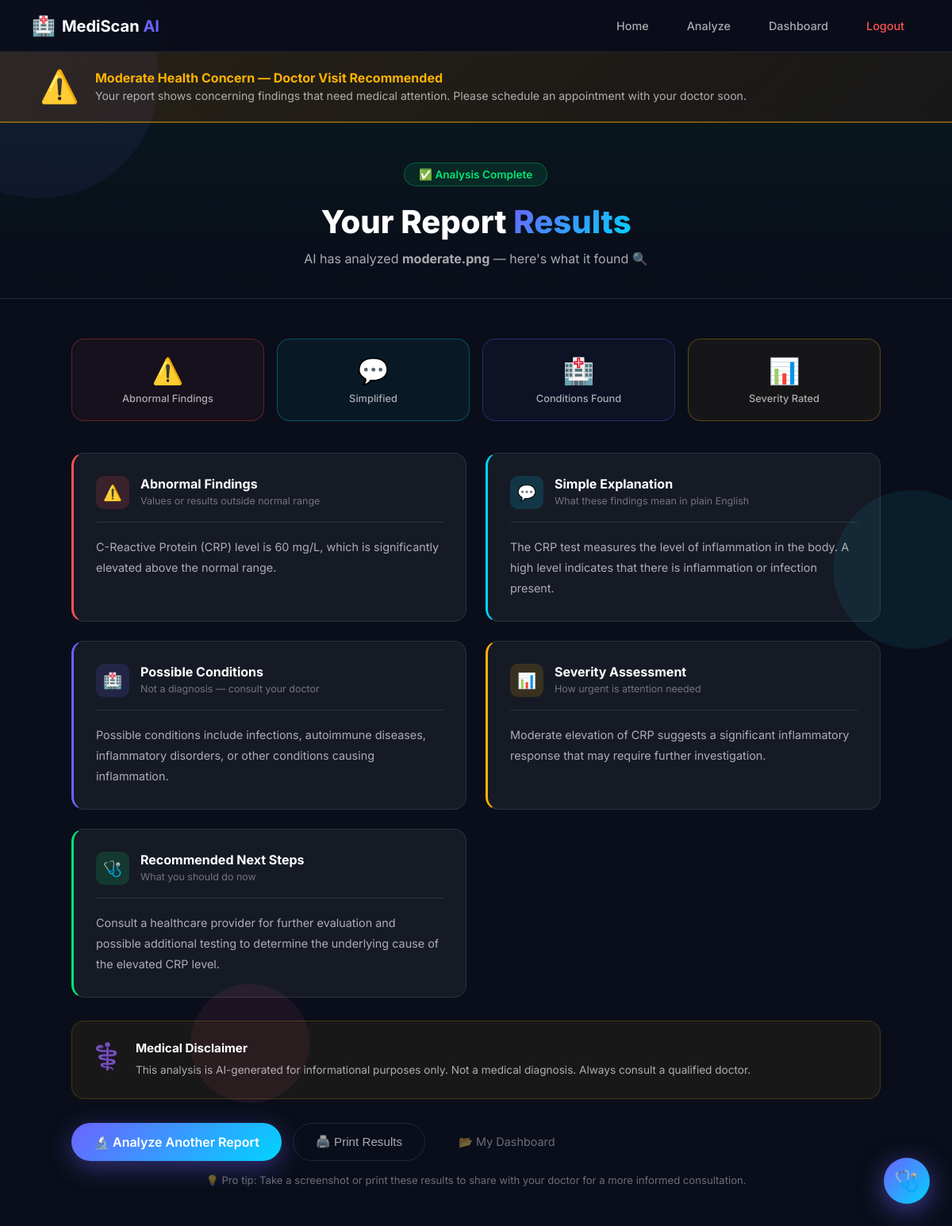
The app's page /report/20 (signed in) with its own data.
### tables this page shows
CREATE TABLE reports (
            id              INTEGER PRIMARY KEY AUTOINCREMENT,
            user_id         INTEGER NOT NULL,
            filename        TEXT,
            file_path       TEXT,
            report_text     TEXT,
            abnormal_findings   TEXT,
            simple_explanation  TEXT,
            possible_conditions TEXT,
            severity            TEXT,
            next_steps          TEXT,
            disclaimer          TEXT,
            raw_response        TEXT,
            severity_level      INTEGER DEFAULT 0,
            uploaded_at         TEXT DEFAULT (datetime('now')),
            FOREIGN KEY(user_id) REFERENCES users(id)
        );

### app.py (the view)
@app.route("/report/<int:report_id>")
@login_required
def view_report(report_id):
    conn = get_db()
    report = conn.execute(
        "SELECT * FROM reports WHERE id=? AND user_id=?",
        (report_id, session["user_id"])
    ).fetchone()
    conn.close()
    if not report:
        flash("Report not found.", "danger")
        return redirect(url_for("dashboard"))
    data = dict(report)
    data["raw"] = data.get("raw_response", "")
    return render_template("result.html", data=data)

### app.py (called while the page is built)
def get_db():
    conn = sqlite3.connect(DB_PATH)
    conn.row_factory = sqlite3.Row
    return conn

def login_required(f):
    @wraps(f)
    def decorated(*args, **kwargs):
        if "user_id" not in session:
            flash("Please log in to continue.", "warning")
            return redirect(url_for("login"))
        return f(*args, **kwargs)
    return decorated

### templates/result.html (shortened to what this page needs)
<!DOCTYPE html>
<html lang="en">
<head>
    <link rel="stylesheet" href="{{ url_for('static', filename='style.css') }}">
</head>
<body class="result-page">
<div class="bg-particles">
    <div class="particle"></div><div class="particle"></div><div class="particle"></div>
</div>
<nav class="navbar">
    <div class="nav-brand">
        <a href="/" style="text-decoration:none;display:flex;align-items:center;gap:8px;">
            <span class="nav-icon">🏥</span>
            <span class="nav-title">MediScan <span class="highlight">AI</span></span>
        </a>
    </div>
    <div class="nav-links">
        <a href="/" class="nav-link">Home</a>
        <a href="/analyze" class="nav-link">Analyze</a>
        <a href="/dashboard" class="nav-link">Dashboard</a>
        <a href="/logout" class="nav-link logout-link">Logout</a>
    </div>
</nav>
{% if data.severity_level == 3 %}
<div class="safety-warning-banner animate-pop">
    <div class="safety-warning-inner">
        <div class="safety-icon">🚨</div>
        <div class="safety-text">
            <strong>Critical Health Alert — Immediate Attention Required</strong>
            <p>Your report indicates a severe or critical condition. Please visit the nearest hospital or emergency room immediately. Do not delay seeking professional medical care.</p>
        </div>
        <div class="safety-actions">
            <a href="tel:112" class="btn-emergency">📞 Call Emergency</a>
            <a href="https://www.google.com/maps/search/hospital+near+me" target="_blank" class="btn-hospital">🏥 Find Nearest Hospital</a>
        </div>
    </div>
</div>
{% elif data.severity_level == 2 %}
<div class="safety-warning-banner moderate-banner animate-pop">
    <div class="safety-warning-inner">
        <div class="safety-icon">⚠️</div>
        <div class="safety-text">
            <strong>Moderate Health Concern — Doctor Visit Recommended</strong>
            <p>Your report shows concerning findings that need medical attention. Please schedule an appointment with your doctor soon.</p>
        </div>
    </div>
</div>
{% endif %}
<div class="result-header">
    <div class="result-header-content">
        <div class="success-badge animate-pop">✅ Analysis Complete</div>
        <h1>Your Report <span class="gradient-text">Results</span></h1>
        <p>AI has analyzed <strong>{{ data.filename }}</strong> — here's what it found 🔍</p>
    </div>
</div>
<div class="results-container">
    <div class="summary-row animate-slide-up">
        <div class="summary-card red">
            <div class="summary-card-icon">⚠️</div>
            <div class="summary-card-label">Abnormal Findings</div>
        </div>
        <div class="summary-card blue">
            <div class="summary-card-icon">💬</div>
            <div class="summary-card-label">Simplified</div>
        </div>
        <div class="summary-card purple">
            <div class="summary-card-icon">🏥</div>
            <div class="summary-card-label">Conditions Found</div>
        </div>
        <div class="summary-card orange">
            <div class="summary-card-icon">📊</div>
            <div class="summary-card-label">Severity Rated</div>
        </div>
    </div>
    <div class="results-grid">
        {% if data.abnormal_findings %}
        <div class="result-section-card abnormal animate-card" style="animation-delay:0.1s">
            <div class="section-card-header">
                <div class="section-icon-wrap red-bg">⚠️</div>
                <div><h3>Abnormal Findings</h3><p>Values or results outside normal range</p></div>
            </div>
            <div class="section-card-body">{{ data.abnormal_findings | replace('\n','<br>') | safe }}</div>
        </div>
        {% endif %}
        {% if data.simple_explanation %}
        <div class="result-section-card explanation animate-card" style="animation-delay:0.2s">
            <div class="section-card-header">
                <div class="section-icon-wrap blue-bg">💬</div>
                <div><h3>Simple Explanation</h3><p>What these findings mean in plain English</p></div>
            </div>
            <div class="section-card-body">{{ data.simple_explanation | replace('\n','<br>') | safe }}</div>
        </div>
        {% endif %}
        {% if data.possible_conditions %}
        <div class="result-section-card conditions animate-card" style="animation-delay:0.3s">
            <div class="section-card-header">
                <div class="section-icon-wrap purple-bg">🏥</div>
                <div><h3>Possible Conditions</h3><p>Not a diagnosis — consult your doctor</p></div>
            </div>
            <div class="section-card-body">{{ data.possible_conditions | replace('\n','<br>') | safe }}</div>
        </div>
        {% endif %}
        {% if data.severity %}
        <div class="result-section-card severity animate-card" style="animation-delay:0.4s">
            <div class="section-card-header">
                <div class="section-icon-wrap orange-bg">📊</div>
                <div><h3>Severity Assessment</h3><p>How urgent is attention needed</p></div>
            </div>
            <div class="section-card-body">{{ data.severity | replace('\n','<br>') | safe }}</div>
        </div>
        {% endif %}
        {% if data.next_steps %}
        <div class="result-section-card next-steps animate-card" style="animation-delay:0.5s">
            <div class="section-card-header">
                <div class="section-icon-wrap green-bg">🩺</div>
                <div><h3>Recommended Next Steps</h3><p>What you should do now</p></div>
            </div>
            <div class="section-card-body">{{ data.next_steps | replace('\n','<br>') | safe }}</div>
        </div>
        {% endif %}
    </div>
    <div class="result-disclaimer animate-card" style="animation-delay:0.6s">
        <div class="disclaimer-icon">⚕️</div>
        <div class="disclaimer-text">
            <strong>Medical Disclaimer</strong>
            <p>{% if data.disclaimer %}{{ data.disclaimer }}{% else %}This analysis is generated by AI and is for <strong>informational purposes only</strong>. It is NOT a medical diagnosis. Always consult a qualified healthcare professional before making any medical decisions.{% endif %}</p>
        </div>
    </div>
    <div class="result-actions animate-card" style="animation-delay:0.7s">
        <a href="/analyze" class="btn-primary"><span>🔬 Analyze Another Report</span></a>
        <button onclick="window.print()" class="btn-secondary">🖨️ Print Results</button>
        <a href="/dashboard" class="btn-ghost">📂 My Dashboard</a>
    </div>
    <p class="share-note">💡 Pro tip: Take a screenshot or print these results to share with your doctor for a more informed consultation.</p>
</div>
</body>
</html>

### records on screen
reports: filename "moderate.png", abnormal_findings "C-Reactive Protein (CRP) level is 60 mg/L, which is significantly elevated above the normal range.", simple_explanation "The CRP test measures the level of inflammation in the body. A high level indicates that there is inflammation or infection present.", possible_conditions "Possible conditions include infections, autoimmune diseases, inflammatory disorders, or other conditions causing inflammation.", severity "Moderate elevation of CRP suggests a significant inflammatory response that may require further investigation.", next_steps "Consult a healthcare provider for further evaluation and possible additional testing to determine the underlying cause of the elevated CRP level.", disclaimer "This analysis is AI-generated for informational purposes only. Not a medical diagnosis. Always consult a qualified doctor."
